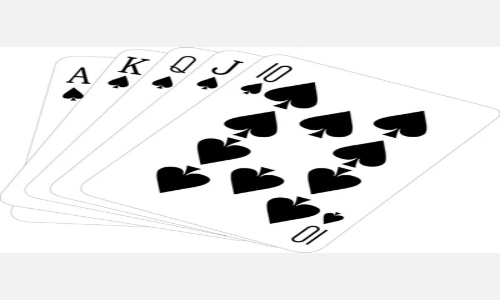
#> input picture resources/puke_1.jpg, 500 x 300 px
$ python chapter4.py
#> lines starting #> are read from the running program, lines starting #| are printed output that depends on the picture
import cv2
import numpy
# [4 lines of commented-out code are left out]

img = cv2.imread("resources/puke_1.jpg")
#> img is the input picture: shape (300, 500, 3); min 0, max 255, mean 230.7
weith,height = 300,500
pts1 = numpy.float32([[70,320],[240,100],[230,400],[120,500]])
pts2 = numpy.float32([[0,0],[weith,0],[0,height],[weith,height]])
matrix = cv2.getPerspectiveTransform(pts1,pts2)
imgoutput = cv2.warpPerspective(img,matrix,(weith,height))
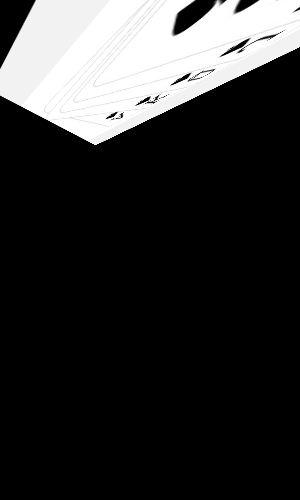
#> imgoutput: shape (500, 300, 3); min 0, max 255, mean 47.6

cv2.imshow("img",img)
cv2.imshow("imgoutput",imgoutput)
hst = numpy.hstack([img,img])
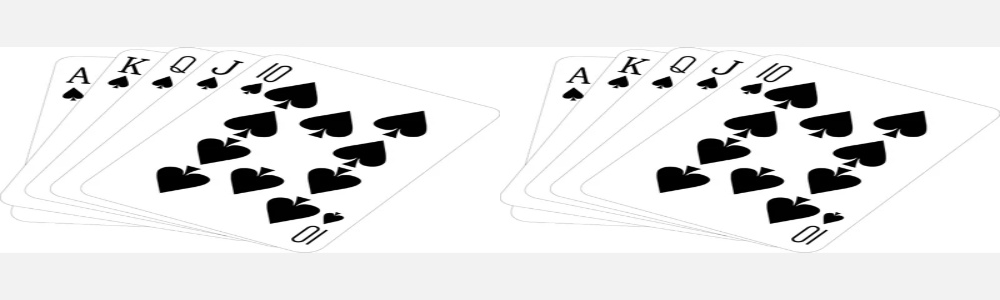
#> hst: shape (300, 1000, 3); min 0, max 255, mean 230.7
cv2.imshow("hst",hst)
vst = numpy.vstack([img,img])
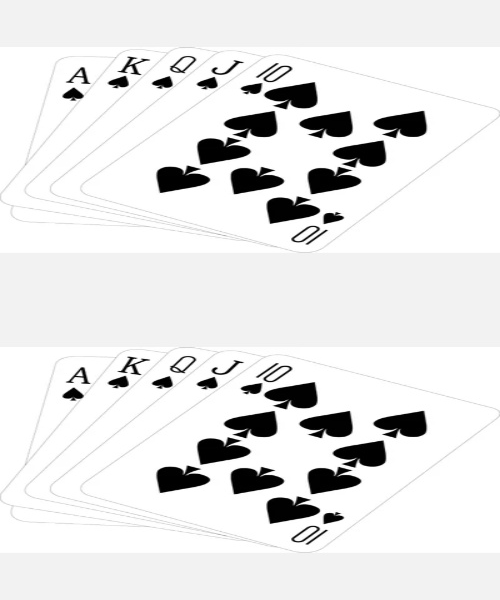
#> vst: shape (600, 500, 3); min 0, max 255, mean 230.7
cv2.imshow("vst",vst)
cv2.waitKey(0)

$ run again, with resources/puke.jpg copied over resources/puke_1.jpg
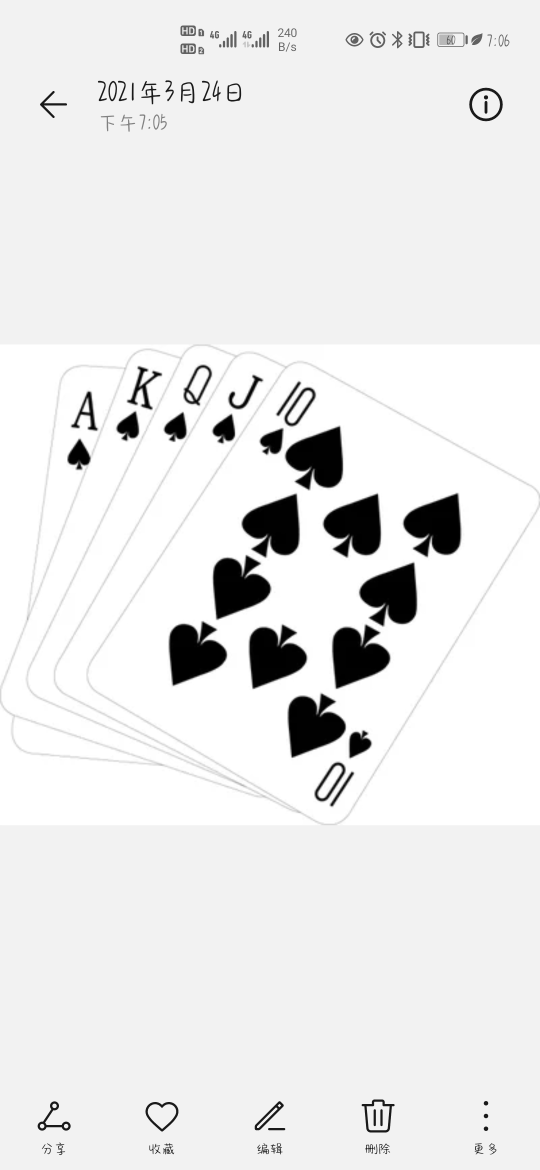
#> input picture resources/puke.jpg, 1080 x 2340 px (shown at 1/2 size)
#> img is the input picture: shape (2340, 1080, 3); min 0, max 255, mean 234.1
#> `hst = numpy.hstack([img,img])`:
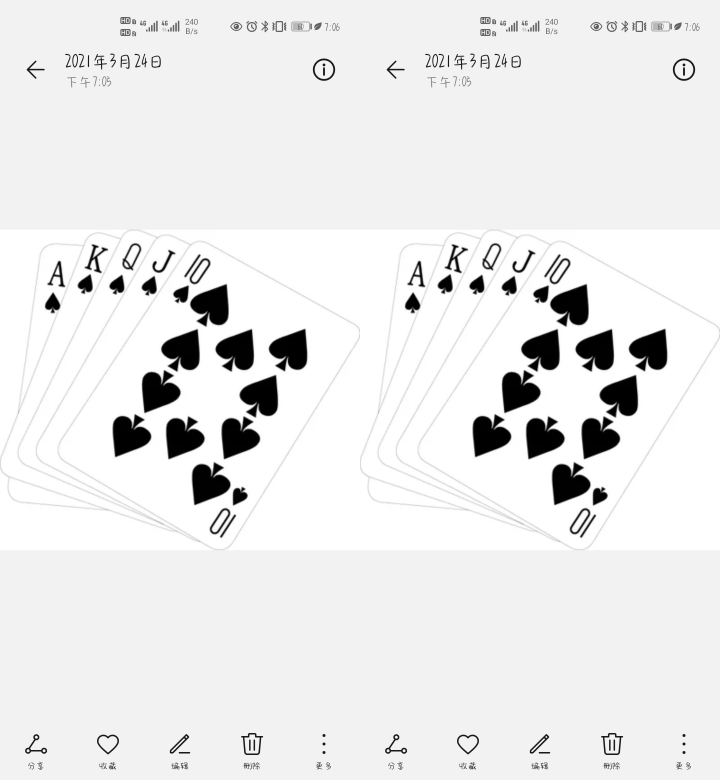
#> hst: shape (2340, 2160, 3) (shown at 1/3 size); min 0, max 255, mean 234.1
#> `vst = numpy.vstack([img,img])`:
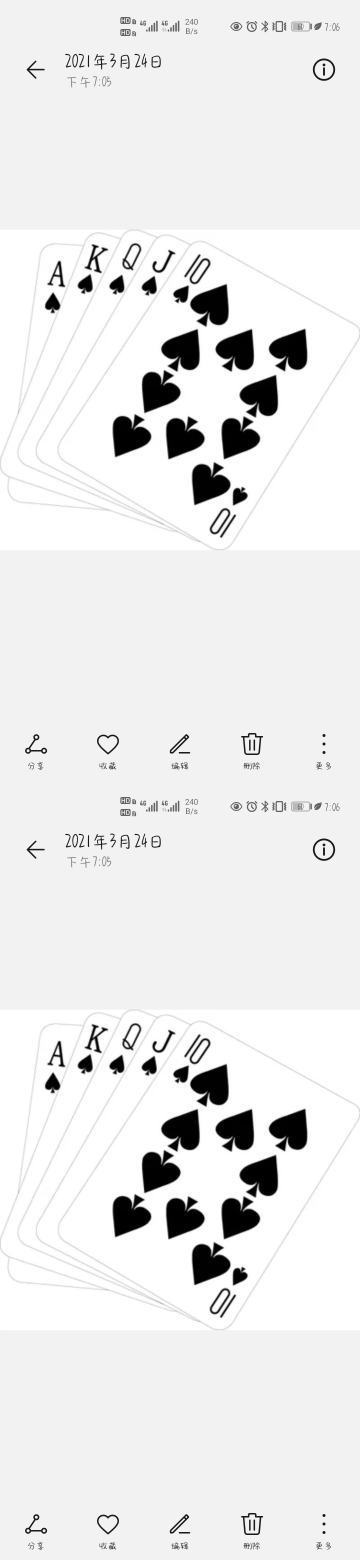
#> vst: shape (4680, 1080, 3) (shown at 1/3 size); min 0, max 255, mean 234.1
